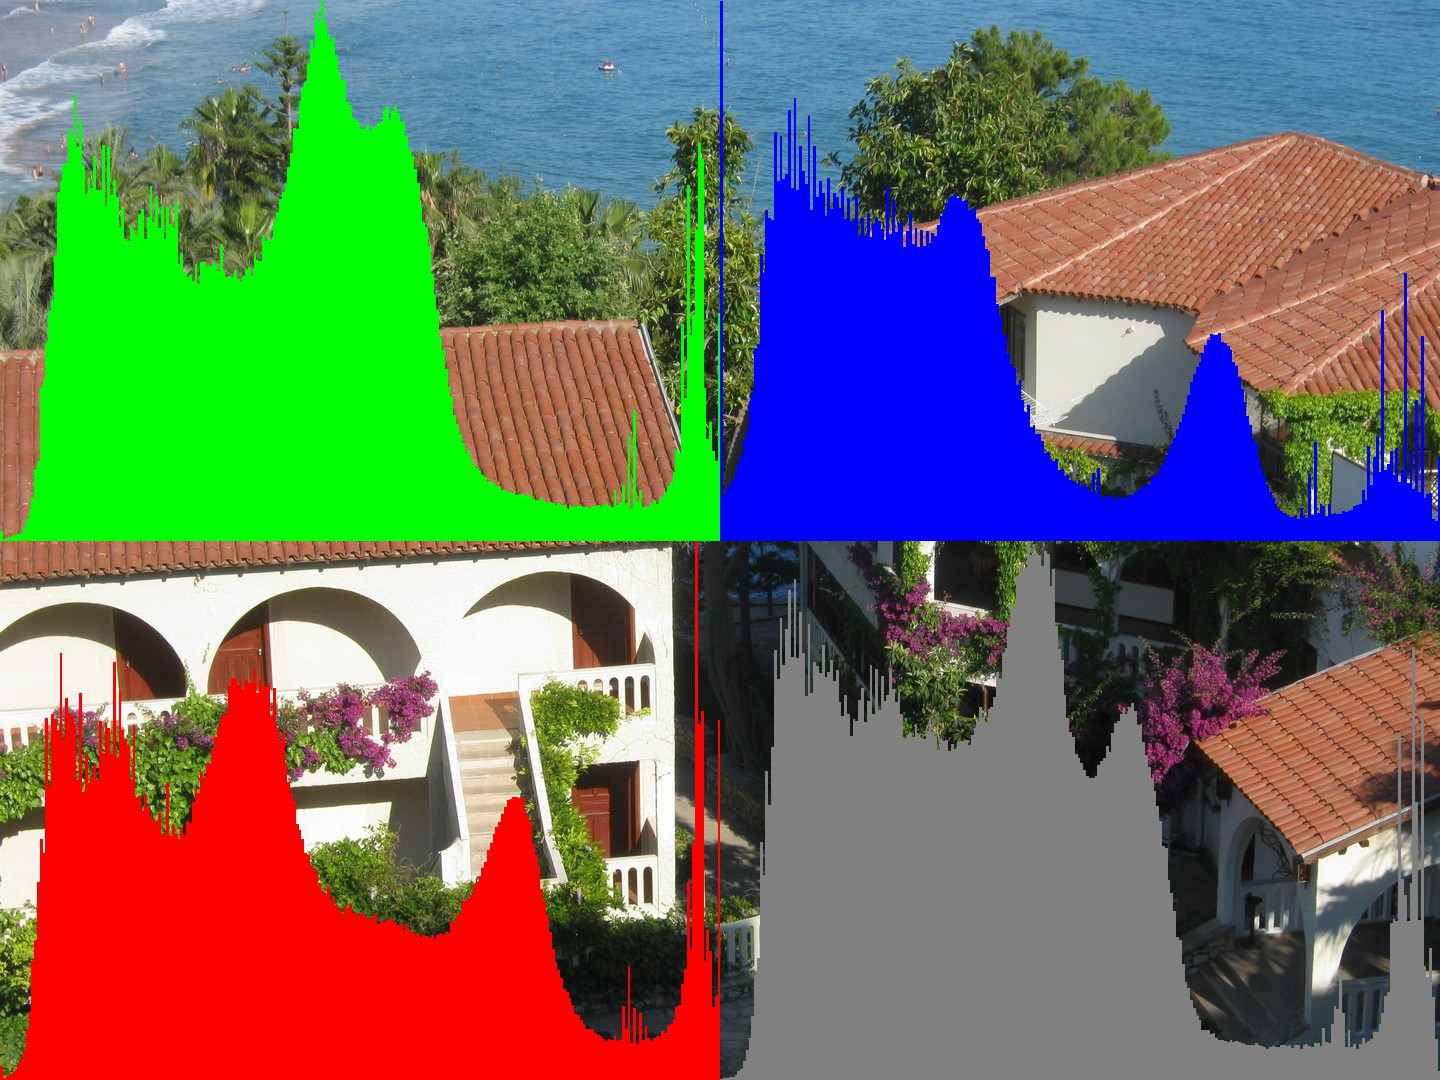

Reproduce this figure in Python.
def showGraph(image, draw, mass, start, color):
    width  = image.size[0] #Определяем ширину 
    height = image.size[1]
    hw = width // 2
    hh = height // 2
    ky = hh / max(mass) 
    for i in range(hw):
        px = math.floor(i * 256 / hw) 
        for j in range(math.floor(mass[px] * ky)):
            draw.point((i + start[0], hh - j + start[1]), color)

import math
from PIL import Image, ImageDraw #Подключим необходимые библиотеки

image = Image.open("roof.jpg") #Открываем изображение
draw = ImageDraw.Draw(image) #Создаем инструмент для рисования
width  = image.size[0] #Определяем ширину 
height = image.size[1] #Определяем высоту 	

pix = image.load() #Выгружаем значения пикселей
green = [0 for i in range(256)]
blue = [0 for i in range(256)]
red = [0 for i in range(256)]
brightness = [0 for i in range(256)]
for x in range(width):
        for y in range(height):
                a = pix[x, y][0]
                b = pix[x, y][1]
                c = pix[x, y][2]
                s = (a + 6 * b + 3 * c) // 10
                green[b] += 1
                blue[c] += 1
                red[a] += 1
                brightness[s] += 1

showGraph(image, draw, green, (0, 0), (0, 255, 0))
showGraph(image, draw, blue, (width // 2, 0), (0, 0, 255))       
showGraph(image, draw, red, (0, height // 2), (255, 0, 0))       
showGraph(image, draw, brightness, (width // 2, height // 2), (128, 128, 128))       
    
#image.show()
image.save('lines.jpg')
del draw
